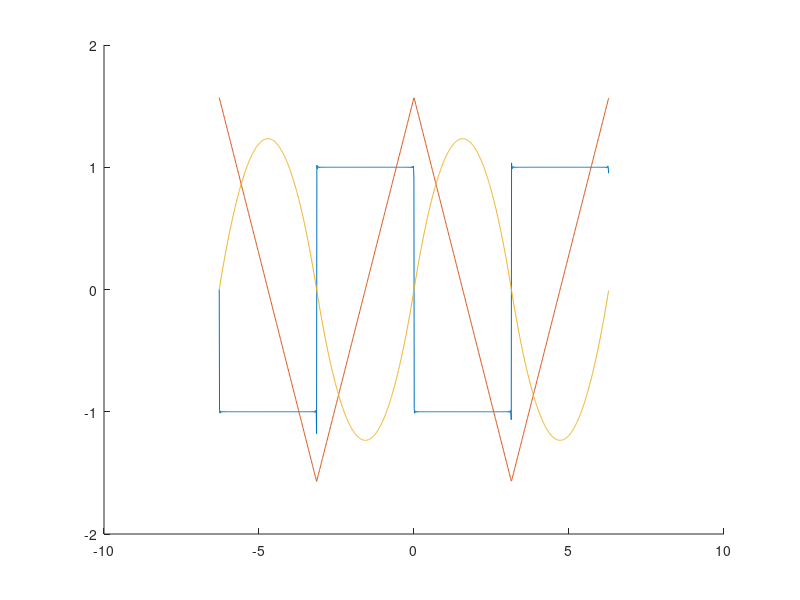
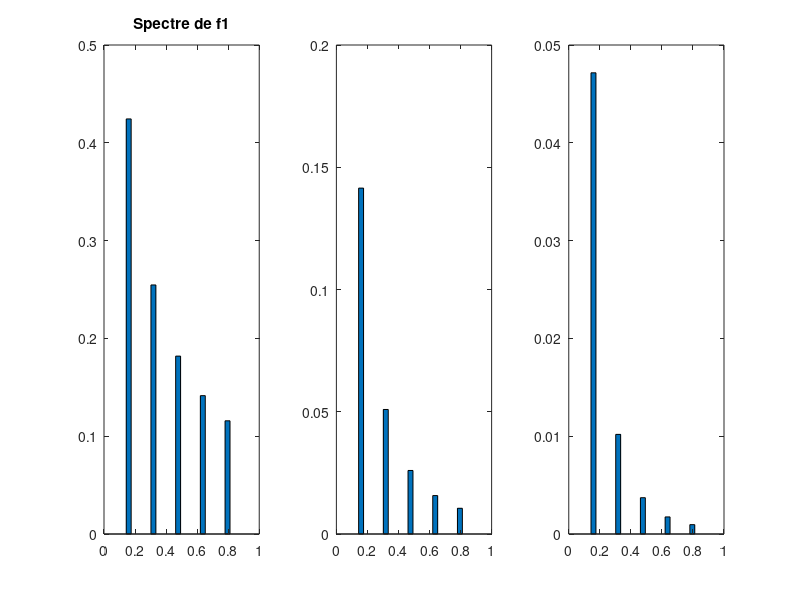

Write the MATLAB code that produced these figures, in order.
clear all;
close all;
hold on; 
 
t=[-2*pi:0.01:2*pi]';
n=length(t);
S=zeros(n,3);
A=4/pi;
N=1000;

for k=0:N
    k2=2*k+1;
    S(:,1) = S(:,1) + sin(k2*t)/k2;
    S(:,2) = S(:,2) + cos(k2*t)/(k2^2);
    S(:,3) = S(:,3) + sin(k2*t)/(k2^3); 
end

S=S.*A;
S(:,1)=-S(:,1);

figure(1);

hold on;
plot(t,[S(:,1),S(:,2),S(:,3)]);

nbHarm=5;
h=[1:nbHarm]';
n=length(h);
nu=h/(2*pi)
An=zeros(n,3);
An(:,1) = A./(2*h+1);
An(:,2) = A./((2*h+1).^2);
An(:,3) = A./((2*h+1).^3);

figure(2);

subplot(1,3,1);
bar(nu,An(:,1),0.2);
title('Spectre de f1');

subplot(1,3,2);
bar(nu,An(:,2),0.2);

subplot(1,3,3);
bar(nu,An(:,3),0.2);


